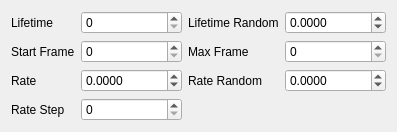
                 <widget class="QWidget" name="timing">
                  <attribute name="title">
                   <string>Timing</string>
                  </attribute>
                  <layout class="QGridLayout" name="gridLayout_18">
                   <item row="0" column="0">
                    <layout class="QGridLayout" name="gridLayout_17">
                     <item row="3" column="1">
                      <widget class="QSpinBox" name="rateStep">
                       <property name="minimum">
                        <number>0</number>
                       </property>
                       <property name="maximum">
                        <number>255</number>
                       </property>
                      </widget>
                     </item>
                     <item row="0" column="2">
                      <widget class="QLabel" name="label_16">
                       <property name="text">
                        <string>Lifetime Random</string>
                       </property>
                      </widget>
                     </item>
                     <item row="0" column="3">
                      <widget class="QDoubleSpinBox" name="lifetimeRandom">
                       <property name="sizePolicy">
                        <sizepolicy hsizetype="MinimumExpanding" vsizetype="Fixed">
                         <horstretch>0</horstretch>
                         <verstretch>0</verstretch>
                        </sizepolicy>
                       </property>
                       <property name="prefix">
                        <string/>
                       </property>
                       <property name="decimals">
                        <number>4</number>
                       </property>
                       <property name="minimum">
                        <double>-100000000000.000000000000000</double>
                       </property>
                       <property name="maximum">
                        <double>100000000000.000000000000000</double>
                       </property>
                      </widget>
                     </item>
                     <item row="0" column="1">
                      <widget class="QSpinBox" name="lifetime">
                       <property name="minimum">
                        <number>0</number>
                       </property>
                       <property name="maximum">
                        <number>65535</number>
                       </property>
                      </widget>
                     </item>
                     <item row="1" column="1">
                      <widget class="QSpinBox" name="startFrame">
                       <property name="minimum">
                        <number>0</number>
                       </property>
                       <property name="maximum">
                        <number>65535</number>
                       </property>
                      </widget>
                     </item>
                     <item row="2" column="2">
                      <widget class="QLabel" name="label_71">
                       <property name="text">
                        <string>Rate Random</string>
                       </property>
                      </widget>
                     </item>
                     <item row="3" column="0">
                      <widget class="QLabel" name="label_18">
                       <property name="text">
                        <string>Rate Step</string>
                       </property>
                      </widget>
                     </item>
                     <item row="2" column="3">
                      <widget class="QDoubleSpinBox" name="rateRandom">
                       <property name="sizePolicy">
                        <sizepolicy hsizetype="MinimumExpanding" vsizetype="Fixed">
                         <horstretch>0</horstretch>
                         <verstretch>0</verstretch>
                        </sizepolicy>
                       </property>
                       <property name="prefix">
                        <string/>
                       </property>
                       <property name="decimals">
                        <number>4</number>
                       </property>
                       <property name="minimum">
                        <double>-100000000000.000000000000000</double>
                       </property>
                       <property name="maximum">
                        <double>100000000000.000000000000000</double>
                       </property>
                      </widget>
                     </item>
                     <item row="0" column="0">
                      <widget class="QLabel" name="label_15">
                       <property name="text">
                        <string>Lifetime</string>
                       </property>
                      </widget>
                     </item>
                     <item row="2" column="0">
                      <widget class="QLabel" name="label_70">
                       <property name="text">
                        <string>Rate</string>
                       </property>
                      </widget>
                     </item>
                     <item row="1" column="0">
                      <widget class="QLabel" name="label_14">
                       <property name="text">
                        <string>Start Frame</string>
                       </property>
                      </widget>
                     </item>
                     <item row="2" column="1">
                      <widget class="QDoubleSpinBox" name="rate">
                       <property name="sizePolicy">
                        <sizepolicy hsizetype="MinimumExpanding" vsizetype="Fixed">
                         <horstretch>0</horstretch>
                         <verstretch>0</verstretch>
                        </sizepolicy>
                       </property>
                       <property name="prefix">
                        <string/>
                       </property>
                       <property name="decimals">
                        <number>4</number>
                       </property>
                       <property name="minimum">
                        <double>-100000000000.000000000000000</double>
                       </property>
                       <property name="maximum">
                        <double>100000000000.000000000000000</double>
                       </property>
                      </widget>
                     </item>
                     <item row="1" column="2">
                      <widget class="QLabel" name="label_17">
                       <property name="text">
                        <string>Max Frame</string>
                       </property>
                      </widget>
                     </item>
                     <item row="1" column="3">
                      <widget class="QSpinBox" name="maxFrame">
                       <property name="minimum">
                        <number>0</number>
                       </property>
                       <property name="maximum">
                        <number>65535</number>
                       </property>
                      </widget>
                     </item>
                    </layout>
                   </item>
                  </layout>
                 </widget>
